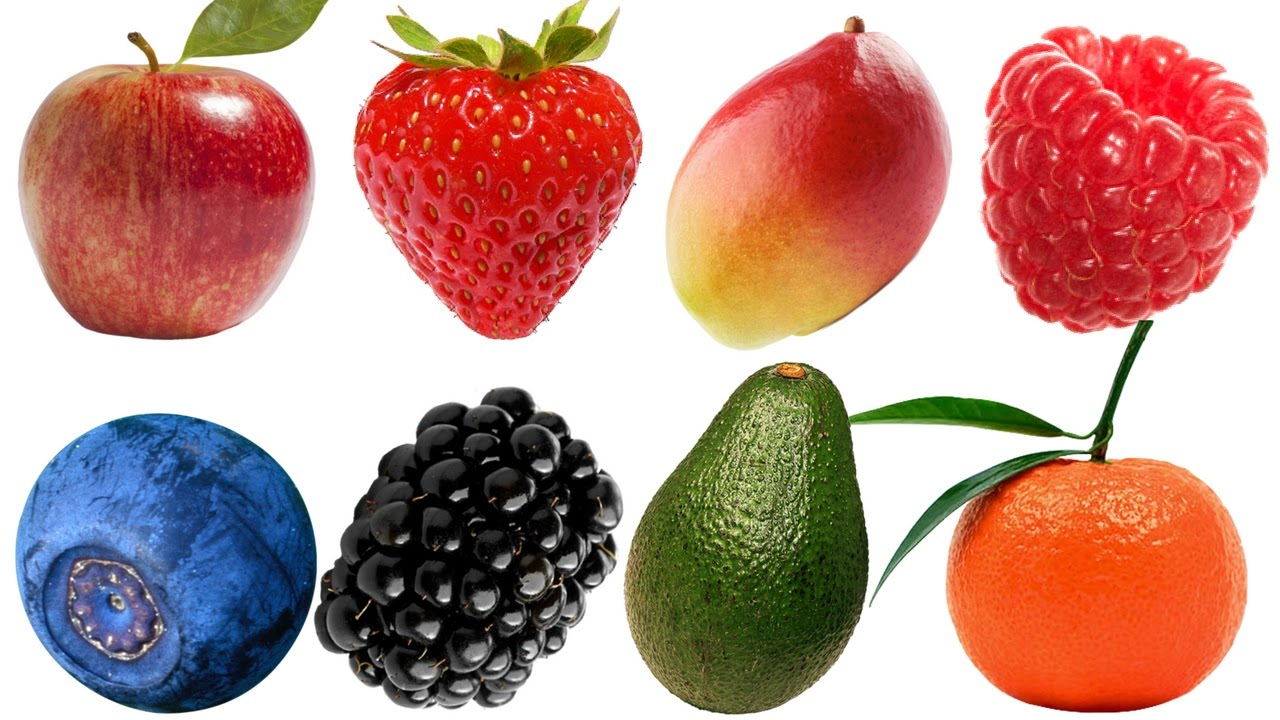
#> input picture garbage/segKmeans2/fruit.jpg, 1280 x 720 px
$ python segKmeans2.py
#> lines starting #> are read from the running program, lines starting #| are printed output that depends on the picture; after the words box and inside, x2 and y2 are one past the last pixel; in counts of white or black regions, pixels touching at a corner belong together
#!/usr/bin/env python3
# -*- coding: utf-8 -*-
"""
Created on Mon Oct 29 11:46:00 2018

@author: mariatorres
"""

import numpy as np
import cv2
from matplotlib import pyplot as plt
from sklearn.cluster import KMeans

img = cv2.imread('fruit.jpg')
#> img is the input picture: shape (720, 1280, 3); mean B, G, R 141.4, 149.8, 191.5
[nf,nc,nb] = img.shape
#> nf = 720; nc = 1280; nb = 3
plt.imshow(cv2.cvtColor(img, cv2.COLOR_BGR2RGB))
plt.axis('off')
N=7
img2 = np.reshape(img,(nf*nc,nb))
kmeans = KMeans(n_clusters=N, random_state=0).fit(img2)
C = kmeans.labels_

imgC = np.reshape(C,(nf,nc))
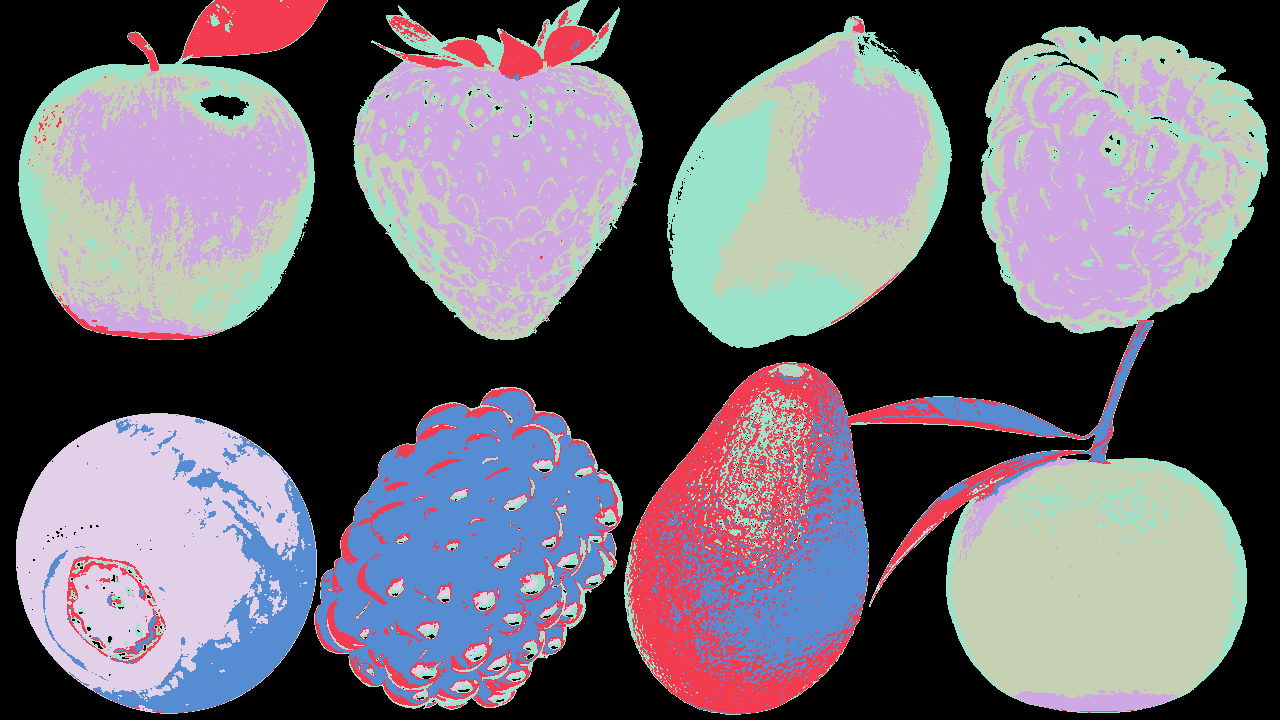
#> imgC: shape (720, 1280) int32; 7 distinct labels, from 0 to 6; one colour per label, 0 black
plt.figure()
plt.imshow(imgC)
plt.axis('off')

for i in range(1,N):
    mask = np.zeros(imgC.shape,np.uint8)
    mask[imgC==i] = 255
    plt.figure()
    plt.imshow(mask,cmap='gray')
    plt.axis('off')
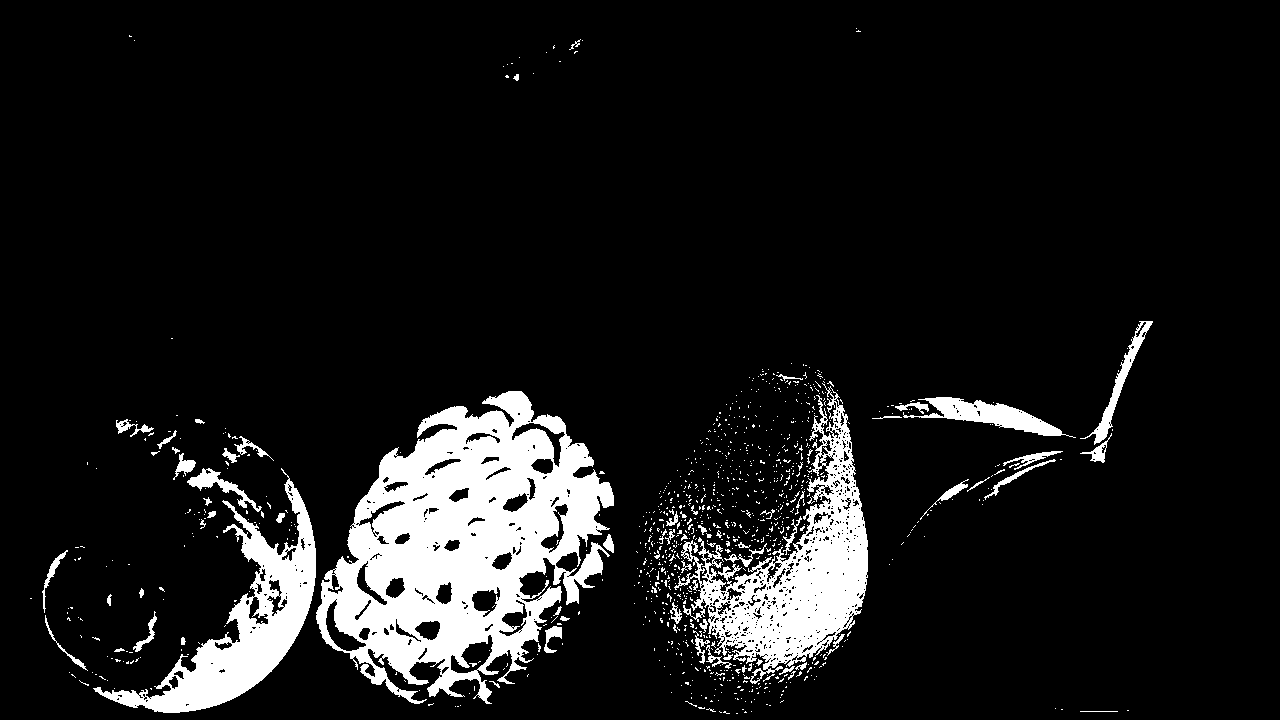
#> mask: shape (720, 1280); 10.2% white; 1009 white regions (940 under 20 px), largest, box (x1, y1, x2, y2) and area: (316, 391, 614, 704) 48512, (674, 383, 868, 684) 18670, (93, 468, 316, 713) 13525
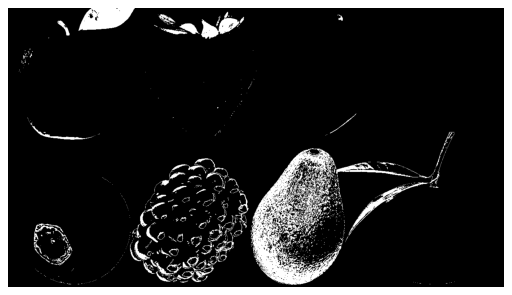
#> figure drawn by matplotlib, 1 panel
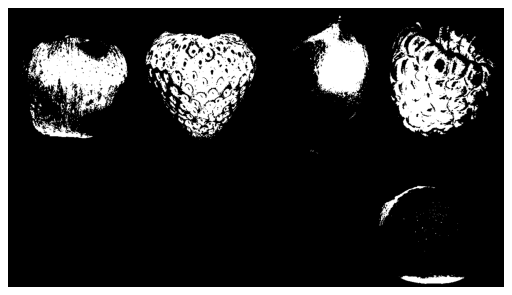
#> figure drawn by matplotlib, 1 panel
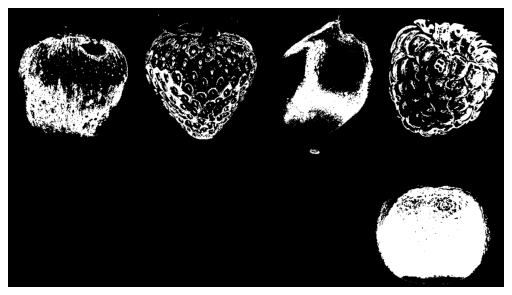
#> figure drawn by matplotlib, 1 panel
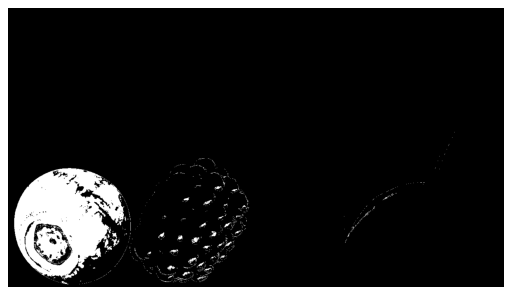
#> figure drawn by matplotlib, 1 panel
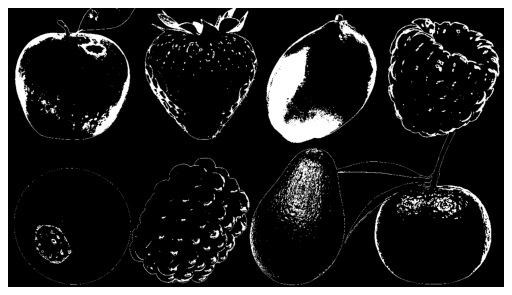
#> figure drawn by matplotlib, 1 panel

$ run again, with garbage/segKmeans2/coins.jpg copied over garbage/segKmeans2/fruit.jpg
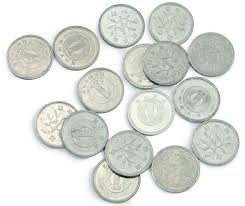
#> input picture garbage/segKmeans2/coins.jpg, 245 x 206 px
#> img is the input picture: shape (206, 245, 3); mean B, G, R 218.5, 223.7, 221.2
#> after the loop `for i in range(1,N):`:
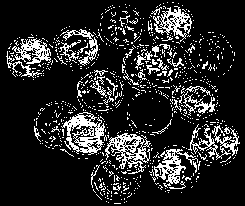
#> mask: shape (206, 245); 15.6% white in thin lines or dots
#> `plt.axis('off')`:
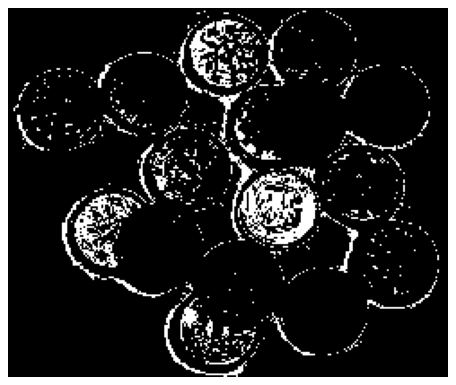
#> figure drawn by matplotlib, 1 panel
